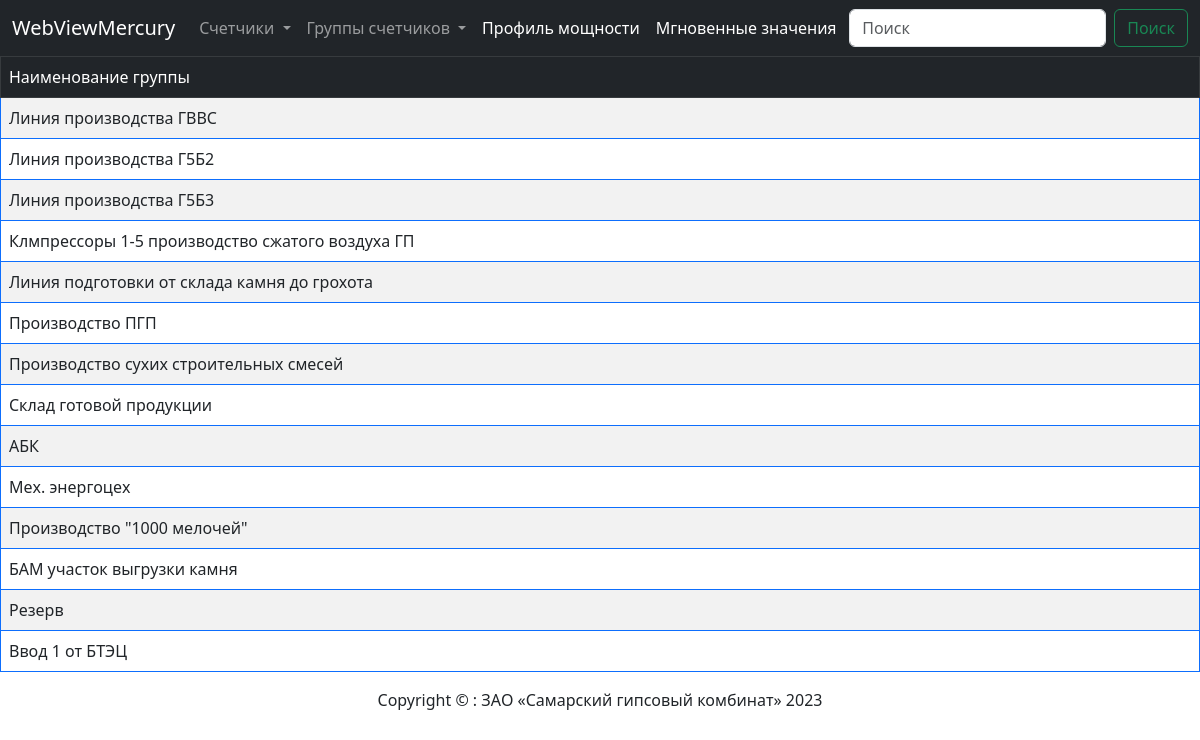
Screenshot of /view_dbg/ with the database file from the repository.
### WebViewMercury/models.py (models this page shows, shortened)
class DBG(models.Model):
    name_group_full = models.CharField(max_length=50)
    class Meta:
        verbose_name = 'Группа'
        verbose_name_plural = 'Группы'

### WebViewMercury/views.py (the view)
# urls.py: path('view_dbg/', views.view_dbg, name='view_dbg'),
def view_dbg(request):
    dbg = DBG.objects.all
    data = {'dbg': dbg}
    return render(request, "view_dbg.html", context=data)

### template/view_dbg.html (shortened to what this page needs)
{% extends 'base.html' %}
{% block content %}
<div class="card-body">
    <div class="table-responsive">
        <table class="table table-bordered border-primary table-striped table-hover">
            <thead class="table-dark">
                <td>Наименование группы</td>
            </thead>
            {% for item in dbg %}
            <tr>
                <td>{{ item.name_group_full }}</td>
            </tr>
            {% endfor %}
        </table>
    </div>
</div>
</div>
{{ block.super }}
{% endblock %}

### rows the page displays
DBG: name_group_full "Линия производства ГВВС"
DBG: name_group_full "Линия производства Г5Б2"
DBG: name_group_full "Линия производства Г5Б3"
DBG: name_group_full "Клмпрессоры 1-5 производство сжатого воздуха ГП"
DBG: name_group_full "Линия подготовки от склада камня до грохота"
DBG: name_group_full "Производство ПГП"
DBG: name_group_full "Производство сухих строительных смесей"
DBG: name_group_full "Склад готовой продукции"
DBG: name_group_full "АБК"
DBG: name_group_full "Мех. энергоцех"
DBG: name_group_full "Производство \"1000 мелочей\""
DBG: name_group_full "БАМ участок выгрузки камня"
DBG: name_group_full "Резерв"
DBG: name_group_full "Ввод 1 от БТЭЦ"
